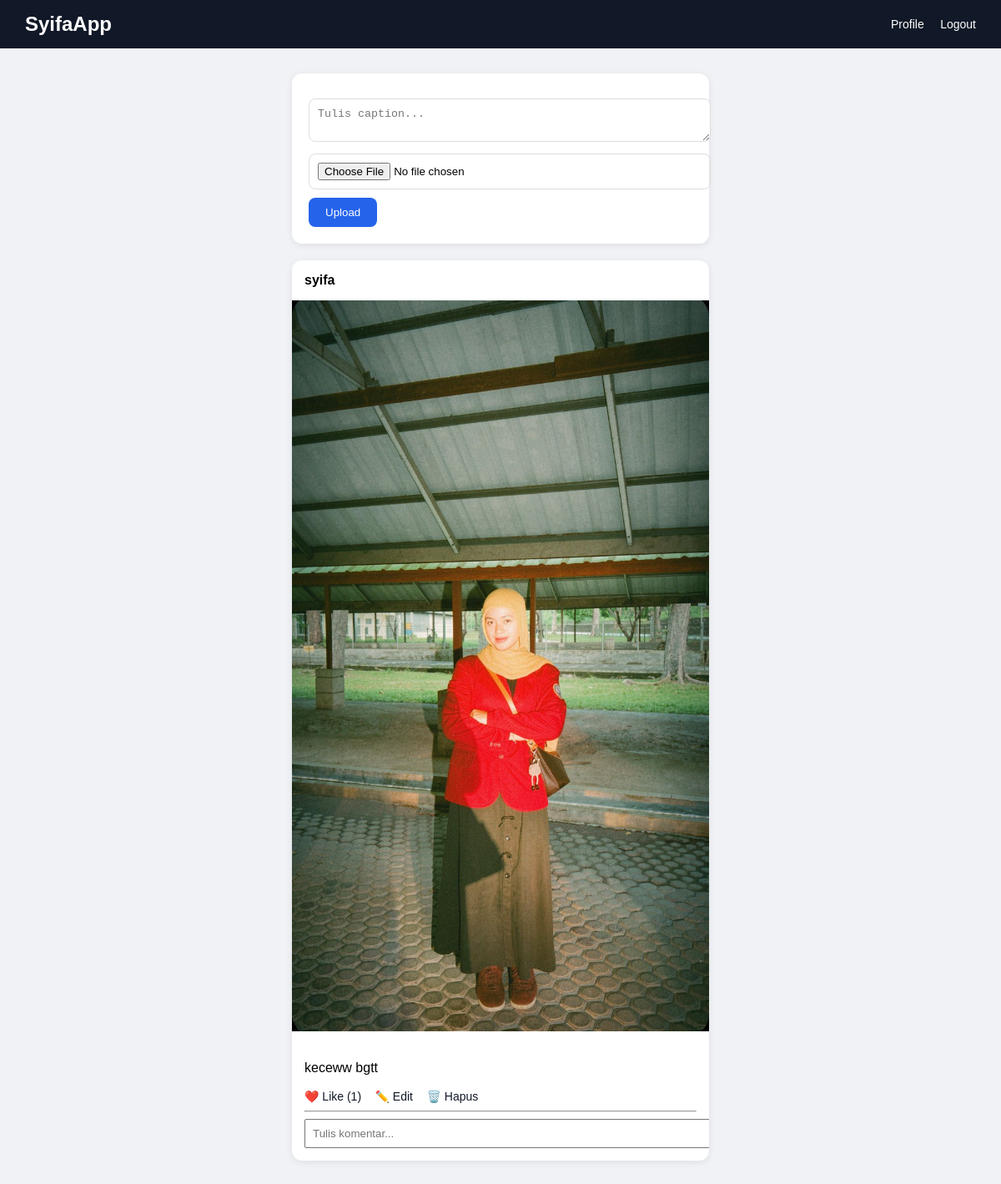
The app's page /home/ (signed in) with its own data.
### myapp/models.py (models this page shows, shortened)
class Post(models.Model):
    user = models.ForeignKey(User, on_delete=models.CASCADE)
    image = models.ImageField(upload_to='post/')
    caption = models.TextField(blank=True, null=True)
    likes = models.ManyToManyField(
        User,
        related_name='liked_posts',
        blank=True
    )
    created_at = models.DateTimeField(auto_now_add=True)
    def total_likes(self):
        return self.likes.count()

### myapp/views.py (the view)
# urls.py: path('home/', views.home, name='home'),
@login_required
def home(request):
    posts = Post.objects.all().order_by('-id')
    return render(request, 'home.html', {
        'posts': posts
    })

### myapp/templates/home.html (shortened to what this page needs)
<!DOCTYPE html>
<html lang="en">
<head>
</head>
<body>
<div class="navbar">
    <div class="logo">SyifaApp</div>
    <div class="nav-right">
        <a href="/profile/">Profile</a>
        <a href="/logout/">Logout</a>
    </div>
</div>
<div class="container">
<div class="upload-box">
<form method="POST" enctype="multipart/form-data" action="/upload/">
<textarea name="caption" placeholder="Tulis caption..."></textarea>
<input type="file" name="image" required>
<button type="submit">Upload</button>
</form>
</div>
{% for post in posts %}
<div class="post">
    <div class="post-header">
        <b>{{ post.user.username }}</b>
    </div>
    <img src="{{ post.image.url }}">
    <div class="post-body">
        <p>{{ post.caption }}</p>
        <div class="action">
            <a href="/like/{{ post.id }}/">❤️ Like ({{ post.total_likes }})</a>
            {% if request.user == post.user %}
            <a href="/edit/{{ post.id }}/">✏️ Edit</a>
            <a href="/delete/{{ post.id }}/">🗑️ Hapus</a>
            {% endif %}
        </div>
        <hr>
        <form method="POST" action="/comment/{{ post.id }}/">
            <input type="text" name="text" placeholder="Tulis komentar..." style="width:100%;padding:8px;">
        </form>
    </div>
</div>
{% endfor %}
</div>
</body>
</html>

### myapp/templates/home.html (style rules this page uses)
body { margin:0; font-family:Arial, Helvetica, sans-serif; background:#f0f2f5; }
.navbar { background:#111827; color:white; padding:15px 30px; display:flex; justify-content:space-between; align-items:center; }
.logo { font-size:24px; font-weight:bold; }
.nav-right a { color:white; text-decoration:none; margin-left:15px; font-size:14px; }
.container { width:500px; margin:30px auto; }
.upload-box { background:white; padding:20px; border-radius:12px; margin-bottom:20px; box-shadow:0 2px 8px rgba(0,0,0,0.08); }
.upload-box textarea, .upload-box input { width:100%; padding:10px; margin-top:10px; border:1px solid #ddd; border-radius:8px; }
.upload-box button { margin-top:10px; padding:10px 20px; border:none; background:#2563eb; color:white; border-radius:8px; cursor:pointer; }
.post { background:white; border-radius:12px; margin-bottom:20px; overflow:hidden; box-shadow:0 2px 8px rgba(0,0,0,0.08); }
.post-header { padding:15px; display:flex; justify-content:space-between; align-items:center; }
.post img { width:100%; }
.post-body { padding:15px; }
.action a { text-decoration:none; margin-right:12px; font-size:14px; color:#111827; }

### records on screen
Post: user.username "syifa", image (picture), caption "keceww bgtt", total_likes "1"
